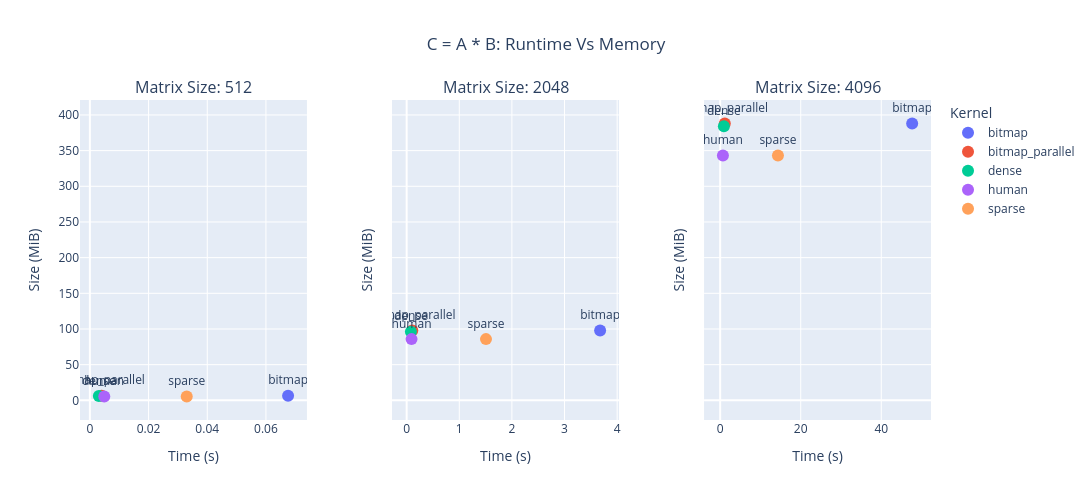

Notebook code for this chart:
### Code cell
SIZES = [512, 2048, 4096]
SPARSITY = 50

fig = make_subplots(
    rows=1, 
    cols=3,
    subplot_titles=(f'Matrix Size: {SIZES[0]}',
                   f'Matrix Size: {SIZES[1]}',
                   f'Matrix Size: {SIZES[2]}',),
    horizontal_spacing=0.1,
    shared_yaxes=True,
    shared_xaxes=False
)


df_list = []
for size in SIZES:
    df_list.append(full_df[(full_df["M"] == size) & (full_df["sparsity"] == SPARSITY)])

unique_kernels = full_df['kernel'].unique()
color_sequence = px.colors.qualitative.Plotly

for i, df in enumerate(df_list, start=1):
    for j, kernel in enumerate(unique_kernels):
        kernel_df = df[df['kernel'] == kernel]
        fig.add_trace(
            go.Scatter(
                x=kernel_df['seconds'],
                y=kernel_df['mb'],
                mode='markers+text',
                name=kernel,
                text=kernel,
                textposition='top center',
                marker=dict(
                    size=15,
                    color=color_sequence[j % len(color_sequence)]
                ),
                hovertemplate=(
                    "Time: %{x:.2f}s<br>" +
                    "Memory: %{y:.2f} MiB<br>" +
                    "<extra></extra>"
                ),
                showlegend=True if i == 1 else False,
            ),
            row=1, col=i
        )

fig.update_layout(
    title_text="C = A * B: Runtime Vs Memory",
    title_x=0.5,
    height=500,
    width=1600,
    legend_title_text='Kernel',
    hovermode='closest'
)

fig.update_xaxes(title_text="Time (s)", row=1, col=1)
fig.update_xaxes(title_text="Time (s)", row=1, col=2)
fig.update_xaxes(title_text="Time (s)", row=1, col=3)
fig.update_yaxes(title_text="Size (MiB)", row=1, col=1)
fig.update_yaxes(title_text="Size (MiB)", row=1, col=2)
fig.update_yaxes(title_text="Size (MiB)", row=1, col=3)

fig.update_traces(marker=dict(size=12), textposition='top center')

fig.show()

### Figure 1 — Plotly figure (JSON) as saved in the notebook; plotly's stock layout.template omitted (floating-point values rounded to 4 significant figures)
{"data": [{"hovertemplate": "Time: %{x:.2f}s<br>Memory: %{y:.2f} MiB<br><extra></extra>", "marker": {"color": "#636EFA", "size": 12}, "mode": "markers+text", "name": "bitmap", "showlegend": true, "text": "bitmap", "textposition": "top center", "type": "scatter", "x": [0.06755], "xaxis": "x", "y": [6.5], "yaxis": "y"}, {"hovertemplate": "Time: %{x:.2f}s<br>Memory: %{y:.2f} MiB<br><extra></extra>", "marker": {"color": "#EF553B", "size": 12}, "mode": "markers+text", "name": "bitmap_parallel", "showlegend": true, "text": "bitmap_parallel", "textposition": "top center", "type": "scatter", "x": [0.004028], "xaxis": "x", "y": [6.5], "yaxis": "y"}, {"hovertemplate": "Time: %{x:.2f}s<br>Memory: %{y:.2f} MiB<br><extra></extra>", "marker": {"color": "#00CC96", "size": 12}, "mode": "markers+text", "name": "dense", "showlegend": true, "text": "dense", "textposition": "top center", "type": "scatter", "x": [0.003054], "xaxis": "x", "y": [6.0], "yaxis": "y"}, {"hovertemplate": "Time: %{x:.2f}s<br>Memory: %{y:.2f} MiB<br><extra></extra>", "marker": {"color": "#AB63FA", "size": 12}, "mode": "markers+text", "name": "human", "showlegend": true, "text": "human", "textposition": "top center", "type": "scatter", "x": [0.004904], "xaxis": "x", "y": [5.367], "yaxis": "y"}, {"hovertemplate": "Time: %{x:.2f}s<br>Memory: %{y:.2f} MiB<br><extra></extra>", "marker": {"color": "#FFA15A", "size": 12}, "mode": "markers+text", "name": "sparse", "showlegend": true, "text": "sparse", "textposition": "top center", "type": "scatter", "x": [0.03301], "xaxis": "x", "y": [5.367], "yaxis": "y"}, {"hovertemplate": "Time: %{x:.2f}s<br>Memory: %{y:.2f} MiB<br><extra></extra>", "marker": {"color": "#636EFA", "size": 12}, "mode": "markers+text", "name": "bitmap", "showlegend": false, "text": "bitmap", "textposition": "top center", "type": "scatter", "x": [3.676], "xaxis": "x2", "y": [98.0], "yaxis": "y2"}, {"hovertemplate": "Time: %{x:.2f}s<br>Memory: %{y:.2f} MiB<br><extra></extra>", "marker": {"color": "#EF553B", "size": 12}, "mode": "markers+text", "name": "bitmap_parallel", "showlegend": false, "text": "bitmap_parallel", "textposition": "top center", "type": "scatter", "x": [0.1067], "xaxis": "x2", "y": [98.0], "yaxis": "y2"}, {"hovertemplate": "Time: %{x:.2f}s<br>Memory: %{y:.2f} MiB<br><extra></extra>", "marker": {"color": "#00CC96", "size": 12}, "mode": "markers+text", "name": "dense", "showlegend": false, "text": "dense", "textposition": "top center", "type": "scatter", "x": [0.08031], "xaxis": "x2", "y": [96.0], "yaxis": "y2"}, {"hovertemplate": "Time: %{x:.2f}s<br>Memory: %{y:.2f} MiB<br><extra></extra>", "marker": {"color": "#AB63FA", "size": 12}, "mode": "markers+text", "name": "human", "showlegend": false, "text": "human", "textposition": "top center", "type": "scatter", "x": [0.09277], "xaxis": "x2", "y": [85.8], "yaxis": "y2"}, {"hovertemplate": "Time: %{x:.2f}s<br>Memory: %{y:.2f} MiB<br><extra></extra>", "marker": {"color": "#FFA15A", "size": 12}, "mode": "markers+text", "name": "sparse", "showlegend": false, "text": "sparse", "textposition": "top center", "type": "scatter", "x": [1.507], "xaxis": "x2", "y": [85.8], "yaxis": "y2"}, {"hovertemplate": "Time: %{x:.2f}s<br>Memory: %{y:.2f} MiB<br><extra></extra>", "marker": {"color": "#636EFA", "size": 12}, "mode": "markers+text", "name": "bitmap", "showlegend": false, "text": "bitmap", "textposition": "top center", "type": "scatter", "x": [47.67], "xaxis": "x3", "y": [388.0], "yaxis": "y3"}, {"hovertemplate": "Time: %{x:.2f}s<br>Memory: %{y:.2f} MiB<br><extra></extra>", "marker": {"color": "#EF553B", "size": 12}, "mode": "markers+text", "name": "bitmap_parallel", "showlegend": false, "text": "bitmap_parallel", "textposition": "top center", "type": "scatter", "x": [1.145], "xaxis": "x3", "y": [388.0], "yaxis": "y3"}, {"hovertemplate": "Time: %{x:.2f}s<br>Memory: %{y:.2f} MiB<br><extra></extra>", "marker": {"color": "#00CC96", "size": 12}, "mode": "markers+text", "name": "dense", "showlegend": false, "text": "dense", "textposition": "top center", "type": "scatter", "x": [0.9214], "xaxis": "x3", "y": [384.0], "yaxis": "y3"}, {"hovertemplate": "Time: %{x:.2f}s<br>Memory: %{y:.2f} MiB<br><extra></extra>", "marker": {"color": "#AB63FA", "size": 12}, "mode": "markers+text", "name": "human", "showlegend": false, "text": "human", "textposition": "top center", "type": "scatter", "x": [0.6795], "xaxis": "x3", "y": [343.1], "yaxis": "y3"}, {"hovertemplate": "Time: %{x:.2f}s<br>Memory: %{y:.2f} MiB<br><extra></extra>", "marker": {"color": "#FFA15A", "size": 12}, "mode": "markers+text", "name": "sparse", "showlegend": false, "text": "sparse", "textposition": "top center", "type": "scatter", "x": [14.34], "xaxis": "x3", "y": [343.1], "yaxis": "y3"}], "layout": {"annotations": [{"font": {"size": 16}, "showarrow": false, "text": "Matrix Size: 512", "x": 0.1333, "xanchor": "center", "xref": "paper", "y": 1, "yanchor": "bottom", "yref": "paper"}, {"font": {"size": 16}, "showarrow": false, "text": "Matrix Size: 2048", "x": 0.5, "xanchor": "center", "xref": "paper", "y": 1, "yanchor": "bottom", "yref": "paper"}, {"font": {"size": 16}, "showarrow": false, "text": "Matrix Size: 4096", "x": 0.8667, "xanchor": "center", "xref": "paper", "y": 1, "yanchor": "bottom", "yref": "paper"}], "height": 500, "hovermode": "closest", "legend": {"title": {"text": "Kernel"}}, "title": {"text": "C = A * B: Runtime Vs Memory", "x": 0.5}, "width": 1600, "xaxis": {"anchor": "y", "domain": [0, 0.2667], "title": {"text": "Time (s)"}}, "xaxis2": {"anchor": "y2", "domain": [0.3667, 0.6333], "title": {"text": "Time (s)"}}, "xaxis3": {"anchor": "y3", "domain": [0.7333, 1], "title": {"text": "Time (s)"}}, "yaxis": {"anchor": "x", "domain": [0, 1], "title": {"text": "Size (MiB)"}}, "yaxis2": {"anchor": "x2", "domain": [0, 1], "matches": "y", "showticklabels": false, "title": {"text": "Size (MiB)"}}, "yaxis3": {"anchor": "x3", "domain": [0, 1], "matches": "y", "showticklabels": false, "title": {"text": "Size (MiB)"}}}}
